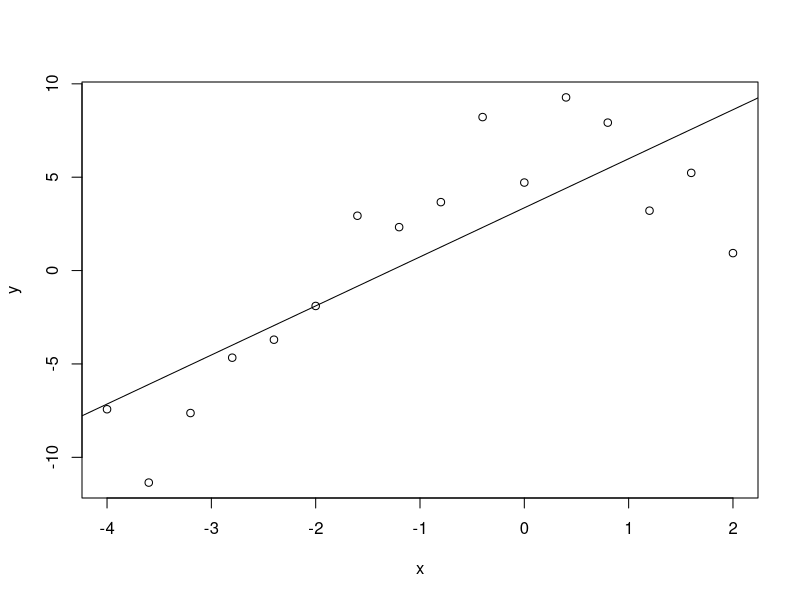

This figure's R source:
# Testing Model Assumptions Example 2.3

# Set Random seed
set.seed(7)
# Create random data along x^2 + 4
x <- seq(-4, 2, 0.4)
y <- -x^2 + 4 + rnorm(length(x), 0, 2)

# plot data
plot(x,y)
abline(lm(y ~ x))

# Summarize Linear model
summary(lm(y ~ x))

